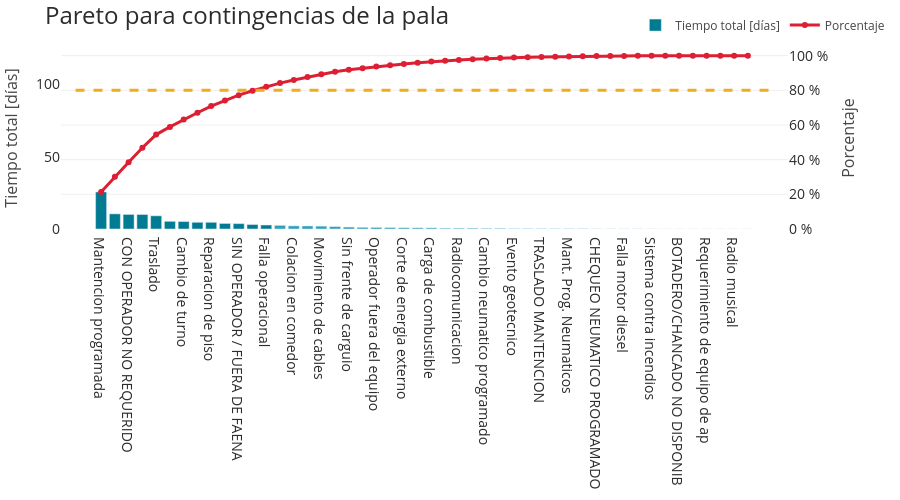

Notebook source saved alongside this figure:
### Code cell
df_pareto = df_contingency[df_contingency['status_name'] != 'Efectivo'].groupby(by='activity')['duration'].\
              sum().reset_index().sort_values(by='duration', ascending=False)

df_pareto['duration'] = df_pareto['duration'] / (60 * 60 * 24)
fig = plot_pareto(df_pareto, 'activity', 'duration', title='Pareto para contingencias de la pala', ylabel='Tiempo total [días]')
fig.show()
SAVE_PATH = 'images/shovel/global_pareto.png'
SAVE_SPECS = {'width': 1500, 'height': 700, 'scale': 1}
fig.write_image(SAVE_PATH, **SAVE_SPECS)

### Figure 1 — Plotly figure (JSON) as saved in the notebook; plotly's stock layout.template omitted (floating-point values rounded to 4 significant figures)
{"data": [{"marker": {"color": ["#007B92", "#007B92", "#007B92", "#007B92", "#007B92", "#007B92", "#007B92", "#007B92", "#007B92", "#007B92", "#007B92", "#007B92", "#007B92", "#2CA1B7", "#2CA1B7", "#2CA1B7", "#2CA1B7", "#2CA1B7", "#2CA1B7", "#2CA1B7", "#2CA1B7", "#2CA1B7", "#2CA1B7", "#2CA1B7", "#2CA1B7", "#2CA1B7", "#2CA1B7", "#2CA1B7", "#2CA1B7", "#2CA1B7", "#2CA1B7", "#2CA1B7", "#2CA1B7", "#2CA1B7", "#2CA1B7", "#2CA1B7", "#2CA1B7", "#2CA1B7", "#2CA1B7", "#2CA1B7", "#2CA1B7", "#2CA1B7", "#2CA1B7", "#2CA1B7", "#2CA1B7", "#2CA1B7", "#2CA1B7", "#2CA1B7"]}, "name": "Tiempo total [días]", "type": "bar", "x": ["Mantencion programada", "Mecanica imprevista", "CON OPERADOR NO REQUERIDO", "Condicion subestandar", "Traslado", "Limpieza frente de carguio", "Cambio de turno", "MP10 alto", "Reparacion de piso", "COLACION EN CABINA 2", "SIN OPERADOR / FUERA DE FAENA", "COLACION EN CABINA 1", "Falla operacional", "Traslado a colacion", "Colacion en comedor", "Evacuacion por tronadura", "Movimiento de cables", "E Desg. Quebrados - MLP", "Sin frente de carguio", "Relevo de operador", "Operador fuera del equipo", "Corte de energia - operaciona", "Corte de energia externo", "ACTIVIDAD DE SEGURIDAD", "Carga de combustible", "Pinchazo o rotura neumaticos", "Radiocomunicacion", "Mant. No Prog. Neumaticos", "Cambio neumatico programado", "Inspeccion tecnica", "Evento geotecnico", "Falla electrica imprevista", "TRASLADO MANTENCION", "ESPERA DE PATIO", "Mant. Prog. Neumaticos", "Topografia", "CHEQUEO NEUMATICO PROGRAMADO", "Cables electricos", "Falla motor diesel", "Mina en emergencia", "Sistema contra incendios", "Mant. Prog. Balde", "BOTADERO/CHANCADO NO DISPONIB", "Detenido por somnolencia", "Requerimiento de equipo de ap", "CHEQUEO NEUMATICO NO PROGRAMA", "Radio musical", "SISTEMA CAS"], "y": [25.63, 10.46, 10.06, 10.02, 9.116, 5.296, 5.144, 4.625, 4.621, 3.829, 3.722, 3.073, 2.754, 2.511, 2.147, 2.07, 1.964, 1.655, 1.334, 1.149, 1.107, 0.9912, 0.8577, 0.8163, 0.7811, 0.5392, 0.5375, 0.5329, 0.4517, 0.4392, 0.2654, 0.2403, 0.2274, 0.1877, 0.1687, 0.1655, 0.06826, 0.05756, 0.05753, 0.05176, 0.03118, 0.02078, 0.01744, 0.01373, 0.01255, 0.004201, 0.00353, 0.0008102]}, {"line": {"color": "#DC1F33", "width": 3}, "mode": "lines+markers", "name": "Porcentaje", "type": "scatter", "x": ["Mantencion programada", "Mecanica imprevista", "CON OPERADOR NO REQUERIDO", "Condicion subestandar", "Traslado", "Limpieza frente de carguio", "Cambio de turno", "MP10 alto", "Reparacion de piso", "COLACION EN CABINA 2", "SIN OPERADOR / FUERA DE FAENA", "COLACION EN CABINA 1", "Falla operacional", "Traslado a colacion", "Colacion en comedor", "Evacuacion por tronadura", "Movimiento de cables", "E Desg. Quebrados - MLP", "Sin frente de carguio", "Relevo de operador", "Operador fuera del equipo", "Corte de energia - operaciona", "Corte de energia externo", "ACTIVIDAD DE SEGURIDAD", "Carga de combustible", "Pinchazo o rotura neumaticos", "Radiocomunicacion", "Mant. No Prog. Neumaticos", "Cambio neumatico programado", "Inspeccion tecnica", "Evento geotecnico", "Falla electrica imprevista", "TRASLADO MANTENCION", "ESPERA DE PATIO", "Mant. Prog. Neumaticos", "Topografia", "CHEQUEO NEUMATICO PROGRAMADO", "Cables electricos", "Falla motor diesel", "Mina en emergencia", "Sistema contra incendios", "Mant. Prog. Balde", "BOTADERO/CHANCADO NO DISPONIB", "Detenido por somnolencia", "Requerimiento de equipo de ap", "CHEQUEO NEUMATICO NO PROGRAMA", "Radio musical", "SISTEMA CAS"], "y": [21.39, 30.12, 38.51, 46.87, 54.48, 58.9, 63.19, 67.05, 70.91, 74.11, 77.21, 79.78, 82.08, 84.17, 85.96, 87.69, 89.33, 90.71, 91.82, 92.78, 93.71, 94.53, 95.25, 95.93, 96.58, 97.03, 97.48, 97.93, 98.3, 98.67, 98.89, 99.09, 99.28, 99.44, 99.58, 99.72, 99.77, 99.82, 99.87, 99.91, 99.94, 99.96, 99.97, 99.98, 99.99, 100.0, 100.0, 100.0], "yaxis": "y2"}], "layout": {"font": {"color": "rgb(44, 44, 44)", "size": 14}, "height": 500, "legend": {"font": {"color": "rgb(70, 70, 70)", "size": 12}, "orientation": "h", "x": 0.79, "y": 1.2}, "margin": {"b": 20, "l": 50, "r": 50, "t": 10}, "plot_bgcolor": "rgb(255, 255, 255)", "shapes": [{"line": {"color": "#EFAC1E", "dash": "dash", "width": 3}, "type": "line", "x0": 0.02, "x1": 0.98, "xref": "paper", "y0": 80, "y1": 80, "yref": "y2"}], "title": {"font": {"size": 24}, "text": "Pareto para contingencias de la pala"}, "yaxis": {"range": [0, 125.8], "title": {"font": {"color": "rgb(70, 70, 70)", "size": 16}, "text": "Tiempo total [días]"}}, "yaxis2": {"gridcolor": "#DFDFDF", "gridwidth": 0.5, "overlaying": "y", "range": [0, 105], "showgrid": true, "side": "right", "ticksuffix": " %", "title": {"font": {"color": "rgb(70, 70, 70)", "size": 16}, "text": "Porcentaje"}}}}
